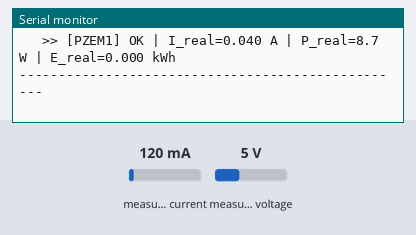
This sketch was run on a simulated ESP32. On the bench: the last lines printed to the serial monitor. The test bench sets the inputs (shaded band); at power-on: measured current 120 mA, measured voltage 5 V.

Above: at 4.2 s.
4.3 s: measured current set to 40 mA
At 5.6 s:
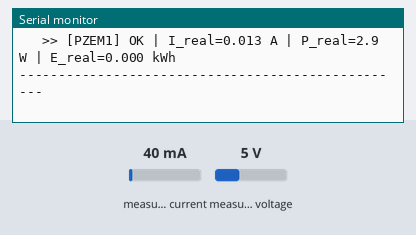
5.8 s: measured voltage set to 0.3 V
7.3 s: measured current set to 500 mA
At 7.3 s:
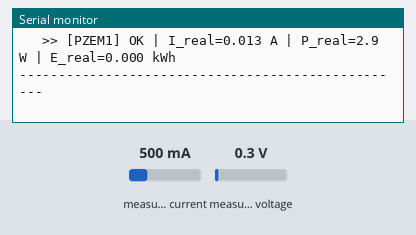
Timing chart, 0 to 10.3 s (numbered marks = the images above; inputs shaded):
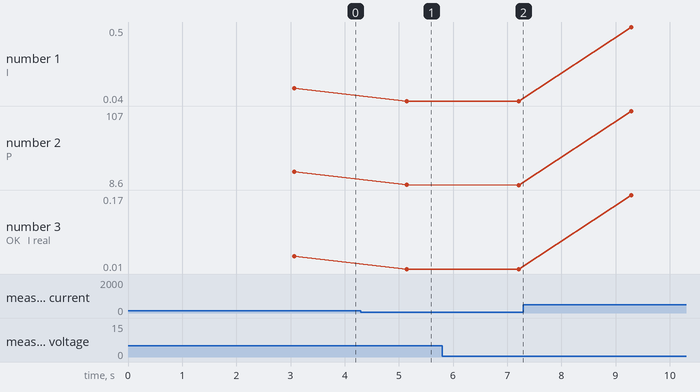

Measured:
- after the input at 4.3 s, the serial monitor: prints a new line after 0.84 s (image 1)
- plotted number 1: 0.04 → 0.5 after the input at 7.3 s
- plotted number 2: 8.7 → 8.6 after the input at 5.8 s, 8.6 → 107 after the input at 7.3 s
- plotted number 3: 0.04 → 0.01 after the input at 4.3 s, 0.01 → 0.17 after the input at 7.3 s

The sketch:

pzem.ino
```cpp
/*
 * PZEM-004T v3.0 x2 — Bench Test (Debug Version)
 * TTGO T-Display (ESP32)
 *
 * การต่อสาย (ต่อไขว้ TX<->RX เสมอ):
 *   PZEM1 TX -> divider 4.7k/9.4k -> GPIO27 (ESP32 RX, Serial2)
 *   PZEM1 RX -> GPIO26 (ESP32 TX, ต่อตรง)
 *   PZEM2 TX -> divider 4.7k/9.4k -> GPIO22 (ESP32 RX, Serial1)
 *   PZEM2 RX -> GPIO21 (ESP32 TX, ต่อตรง)
 *   5V, GND ใช้ร่วมกันได้ (ต้องมี GND ร่วมเสมอ)
 */

#include <PZEM004Tv30.h>

// ---------- PZEM 1 : Serial2 (UART2) ----------
#define PZEM1_RX 27   // ESP32 รับ <- PZEM1 TX (ผ่าน divider)
#define PZEM1_TX 26   // ESP32 ส่ง -> PZEM1 RX (ตรง)

// สลับเป็น
//#define PZEM1_RX 26
//#define PZEM1_TX 27

// ---------- PZEM 2 : Serial1 (UART1) ----------
#define PZEM2_RX 22   // ESP32 รับ <- PZEM2 TX (ผ่าน divider)
#define PZEM2_TX 21   // ESP32 ส่ง -> PZEM2 RX (ตรง)

#define CT_TURNS 3    // ร้อยสาย CT 3 รอบ -> หาร 3

PZEM004Tv30 pzem1(Serial2, PZEM1_RX, PZEM1_TX);
//PZEM004Tv30 pzem2(Serial1, PZEM2_RX, PZEM2_TX);

// ---------- ฟังก์ชันอ่าน + วินิจฉัย ----------
void readPzem(PZEM004Tv30 &p, const char* name) {
  float v  = p.voltage();
  float i  = p.current();
  float pw = p.power();
  float e  = p.energy();
  float f  = p.frequency();
  float pf = p.pf();

  // แสดงค่าดิบทั้งหมด (NaN จะขึ้น "nan" ให้เห็นชัด)
  Serial.printf("[%s] V=%.1f | I=%.3f | P=%.1f | E=%.3f | F=%.1f | PF=%.2f\n",
                name, v, i, pw, e, f, pf);

  // ---------- วินิจฉัยแยกกรณี ----------
  if (isnan(v) && isnan(f)) {
    Serial.printf("   >> [%s] \xE0\xB8\xAA\xE0\xB8\xB7\xE0\xB9\x88\xE0\xB8\xAD\xE0\xB8\xAA\xE0\xB8\xB2\xE0\xB8\xA3\xE0\xB9\x84\xE0\xB8\xA1\xE0\xB9\x88\xE0\xB8\x95\xE0\xB8\xB4\xE0\xB8\x94: TX/RX, GND, 220V\n", name);
    Serial.printf("      - \xE0\xB8\xAA\xE0\xB8\xA5\xE0\xB8\xB1\xE0\xB8\x9A TX<->RX \xE0\xB8\x94\xE0\xB8\xB9\n");
    Serial.printf("      - GND \xE0\xB8\xA3\xE0\xB9\x88\xE0\xB8\xA7\xE0\xB8\xA1?\n");
  } else if (isnan(v)) {
    Serial.printf("   >> [%s] V=nan: \xE0\xB9\x84\xE0\xB8\xA1\xE0\xB9\x88\xE0\xB8\xA1\xE0\xB8\xB5 220V \xE0\xB9\x80\xE0\xB8\x82\xE0\xB9\x89\xE0\xB8\xB2\xE0\xB8\x82\xE0\xB8\xB1\xE0\xB9\x89\xE0\xB8\xA7\n", name);
  } else if (isnan(i)) {
    Serial.printf("   >> [%s] I=nan (V \xE0\xB8\x9B\xE0\xB8\x81\xE0\xB8\x95\xE0\xB8\xB4): \xE0\xB9\x80\xE0\xB8\x8A\xE0\xB9\x87\xE0\xB8\x84 CT\n", name);
  } else {
    // อ่านได้ครบ -> แสดงค่าที่หาร CT_TURNS แล้ว (ค่าจริง)
    Serial.printf("   >> [%s] OK | I_real=%.3f A | P_real=%.1f W | E_real=%.3f kWh\n",
                  name, i / CT_TURNS, pw / CT_TURNS, e / CT_TURNS);
  }
}

void setup() {
  Serial.begin(115200);
  //delay(1000);
  delay(3000);   // รอ PZEM warm-up นานขึ้น
  Serial.println("\n=== PZEM x2 Bench Test (Debug) ===");
  Serial.println("V/I/P/E/F/PF = raw | I_real/P_real = /CT_TURNS\n");

  // ลองอ่าน address ดูว่า PZEM ตอบไหม
  Serial.printf("PZEM1 addr: 0x%02X\n", pzem1.readAddress());
  //Serial.printf("PZEM2 addr: 0x%02X\n", pzem2.readAddress());
}

void loop() {
  readPzem(pzem1, "PZEM1");
  //readPzem(pzem2, "PZEM2");
  Serial.println("--------------------------------------------------");
  delay(2000);   // PZEM refresh 1Hz อย่าถี่กว่านี้
}
```
